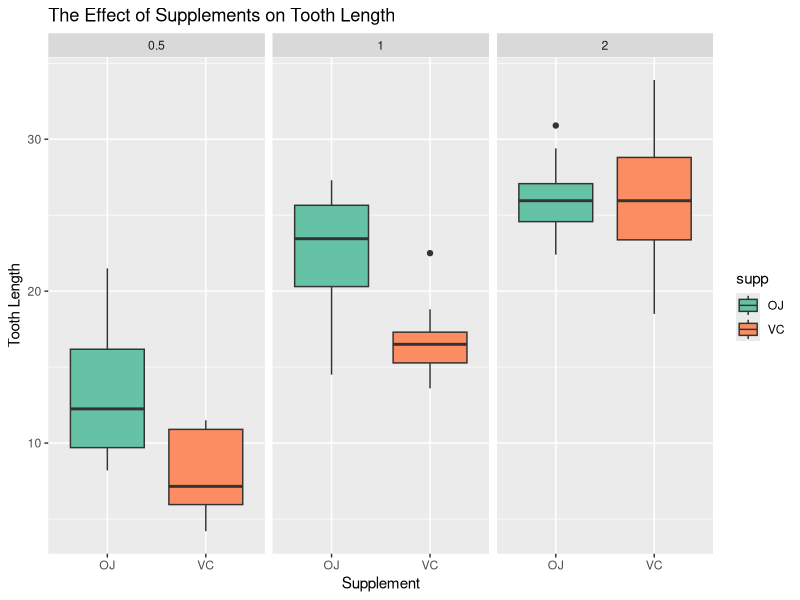
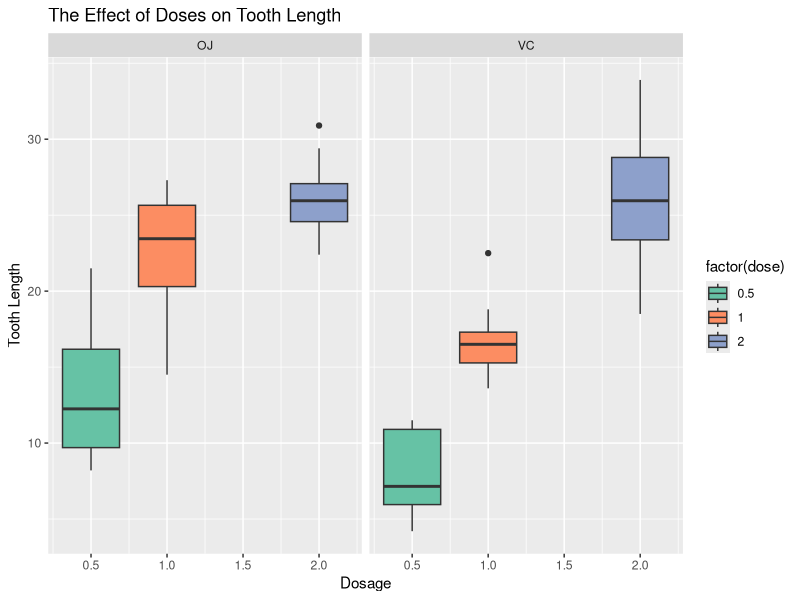

R code for these plots, in order:
## ---- chunk 1
library(datasets)
library(ggplot2)
data <- ToothGrowth
## ---- chunk 2
# Look at the structure of the data
str(data)
## ---- chunk 3
plot.supplement <- ggplot(data = data, aes(x = supp, y = len, group = supp)) +
    geom_boxplot(aes(fill = supp)) +
    labs(
        x = 'Supplement',
        y = 'Tooth Length',
        title = 'The Effect of Supplements on Tooth Length') +
    facet_grid(. ~ dose) + scale_fill_brewer(palette = 'Set2')
## ---- chunk 4
plot.dosage <- ggplot(data = data, aes(x = dose, y = len, group = factor(dose))) +
    geom_boxplot(aes(fill = factor(dose))) +
    labs(
        x = 'Dosage',
        y = 'Tooth Length',
        title = 'The Effect of Doses on Tooth Length') +
    facet_grid(. ~ supp) + scale_fill_brewer(palette = 'Set2')
## ---- chunk 5
# Orange Juice and Vitamin C lead to the same overall tooth growth in gerbils
t.test( len ~ supp, data = data )$conf
## ---- chunk 6
# The dose of 0.5 mg per day and 1.0 mg per day lead to the same overall tooth growth in gerbils
t.test( len ~ dose, data[data$dose %in% c(0.5, 1), ] )$conf
## ---- chunk 7
# The dose of 1.0 mg per day and 2.0 mg per day lead to the same overall tooth growth in gerbils
t.test( len ~ dose, data[data$dose %in% c(1, 2), ] )$conf
## ---- chunk 8
# The dose of 0.5 mg per day and 2.0 mg per day lead to the same overall tooth growth in gerbils
t.test( len ~ dose, data[data$dose %in% c(0.5, 2), ] )$conf
## ---- chunk 9
# Look at the top few rows of the data
head(data)

# Look at the summary of the data
summary(data)
## ---- chunk 10
plot.supplement
## ---- chunk 11
plot.dosage
